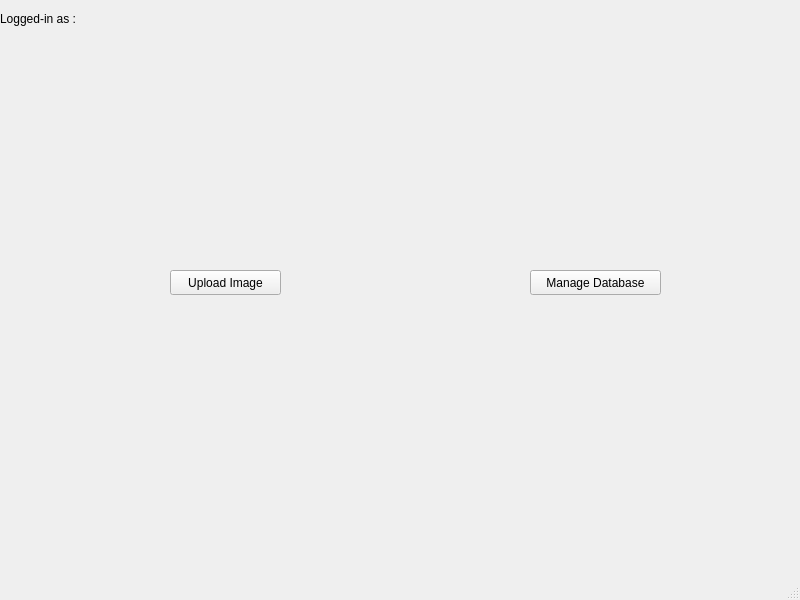
<?xml version="1.0" encoding="UTF-8"?>
<ui version="4.0">
 <class>SelectionWindow</class>
 <widget class="QMainWindow" name="SelectionWindow">
  <property name="geometry">
   <rect>
    <x>0</x>
    <y>0</y>
    <width>800</width>
    <height>600</height>
   </rect>
  </property>
  <property name="windowTitle">
   <string>Selection Screen</string>
  </property>
  <widget class="QWidget" name="centralwidget">
   <widget class="QPushButton" name="uploadPushButton">
    <property name="geometry">
     <rect>
      <x>170</x>
      <y>270</y>
      <width>111</width>
      <height>25</height>
     </rect>
    </property>
    <property name="text">
     <string>Upload Image</string>
    </property>
   </widget>
   <widget class="QPushButton" name="managePushButton">
    <property name="geometry">
     <rect>
      <x>530</x>
      <y>270</y>
      <width>131</width>
      <height>25</height>
     </rect>
    </property>
    <property name="text">
     <string>Manage Database</string>
    </property>
   </widget>
   <widget class="QLabel" name="usernamLabel">
    <property name="geometry">
     <rect>
      <x>0</x>
      <y>10</y>
      <width>231</width>
      <height>17</height>
     </rect>
    </property>
    <property name="text">
     <string>Logged-in as :</string>
    </property>
   </widget>
  </widget>
  <widget class="QMenuBar" name="menubar">
   <property name="geometry">
    <rect>
     <x>0</x>
     <y>0</y>
     <width>800</width>
     <height>22</height>
    </rect>
   </property>
  </widget>
  <widget class="QStatusBar" name="statusbar"/>
 </widget>
 <resources/>
 <connections/>
</ui>
